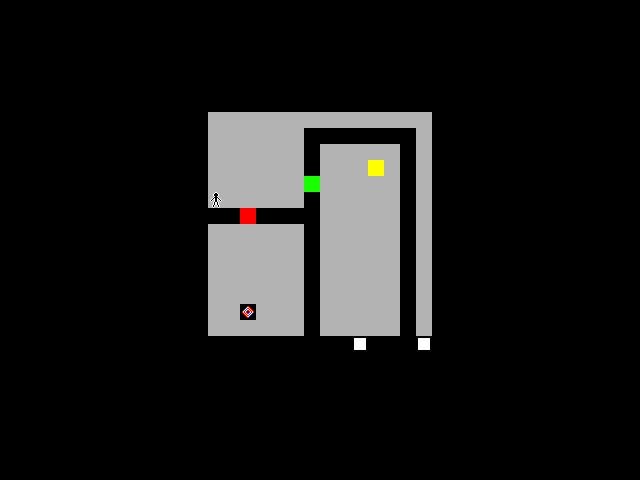

A level layout from a 2D game, rendered from its tile map. Below: a short description, then the map file with tile-grid data replaced by summaries:
An orthogonal 40x30 tile map with 16x16 px tiles, 5 tile layers (tiles, pieces, pieces2, pieces3, ...) and 2 objects (003, 001).

<map version="1.10" tiledversion="1.11.0" orientation="orthogonal" renderorder="right-down" width="40" height="30" tilewidth="16" tileheight="16" infinite="0" nextlayerid="8" nextobjectid="6">
 <tileset firstgid="1" name="tiles" tilewidth="16" tileheight="16" tilecount="81" columns="9">
  <image source="tiles.png" width="144" height="144" />
 </tileset>
 <layer id="1" name="tiles" width="40" height="30">
  <data>[1200 cells, 256 non-empty, 4 distinct tile ids]</data>
 </layer>
 <layer id="2" name="pieces" width="40" height="30">
  <data>[1200 cells, 3 non-empty, 3 distinct tile ids]</data>
 </layer>
 <layer id="6" name="pieces2" width="40" height="30">
  <data>[1200 cells, 0 non-empty, 0 distinct tile ids]</data>
 </layer>
 <layer id="7" name="pieces3" width="40" height="30">
  <data>[1200 cells, 0 non-empty, 0 distinct tile ids]</data>
 </layer>
 <layer id="3" name="actors" width="40" height="30">
  <data>[1200 cells, 1 non-empty, 1 distinct tile ids]</data>
 </layer>
 <objectgroup id="5" name="connectors">
  <object id="2" name="003" x="381" y="171">
   <polyline points="0,0 -132.75,45.5" />
  </object>
  <object id="5" name="001" x="381" y="203">
   <polyline points="-6.54545,-39.8182 -73.6591,-23.9545" />
  </object>
 </objectgroup>
</map>